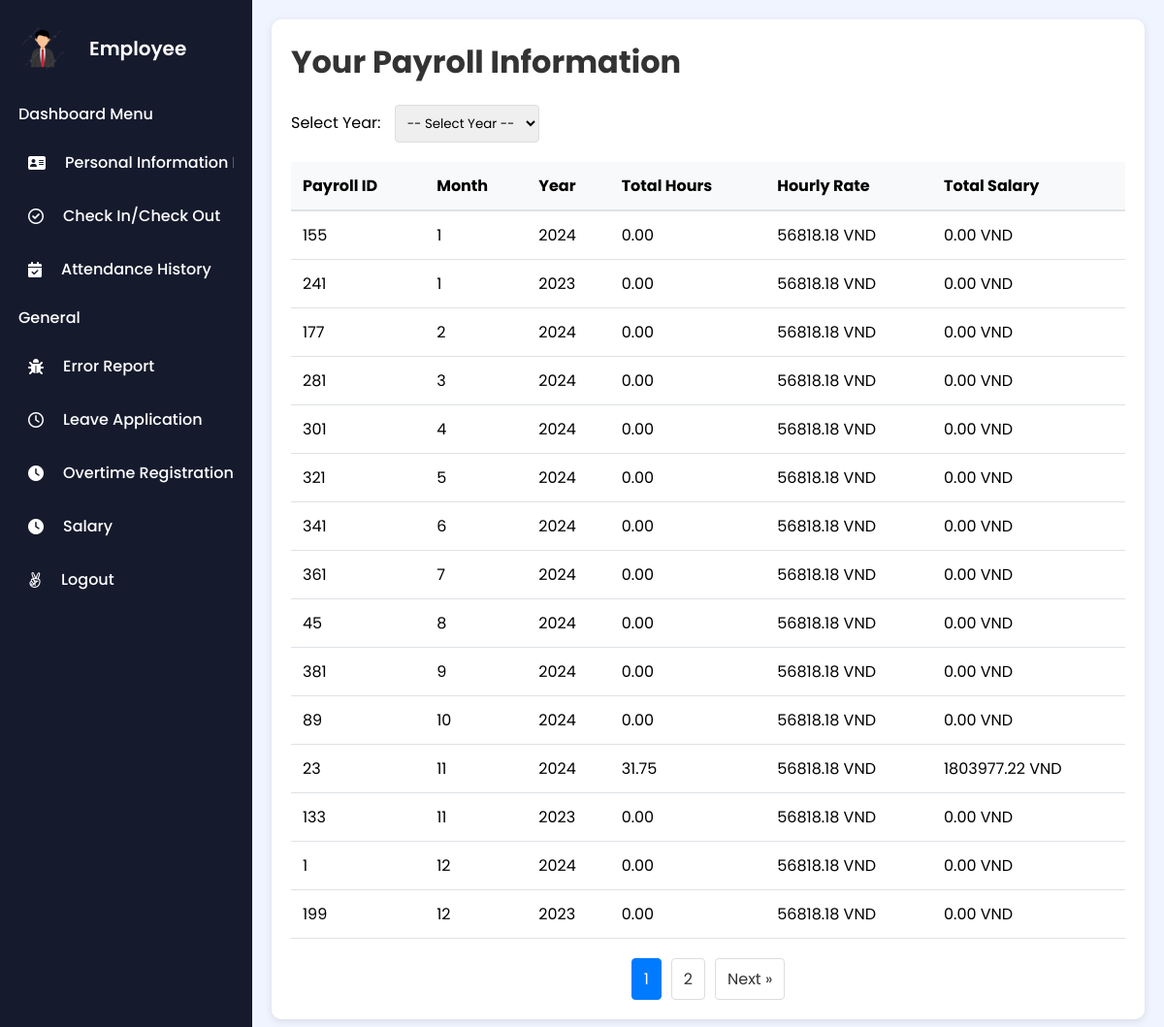
/index.php?action=viewEmployeePayroll (signed in), run on an earlier commit of the app's database.
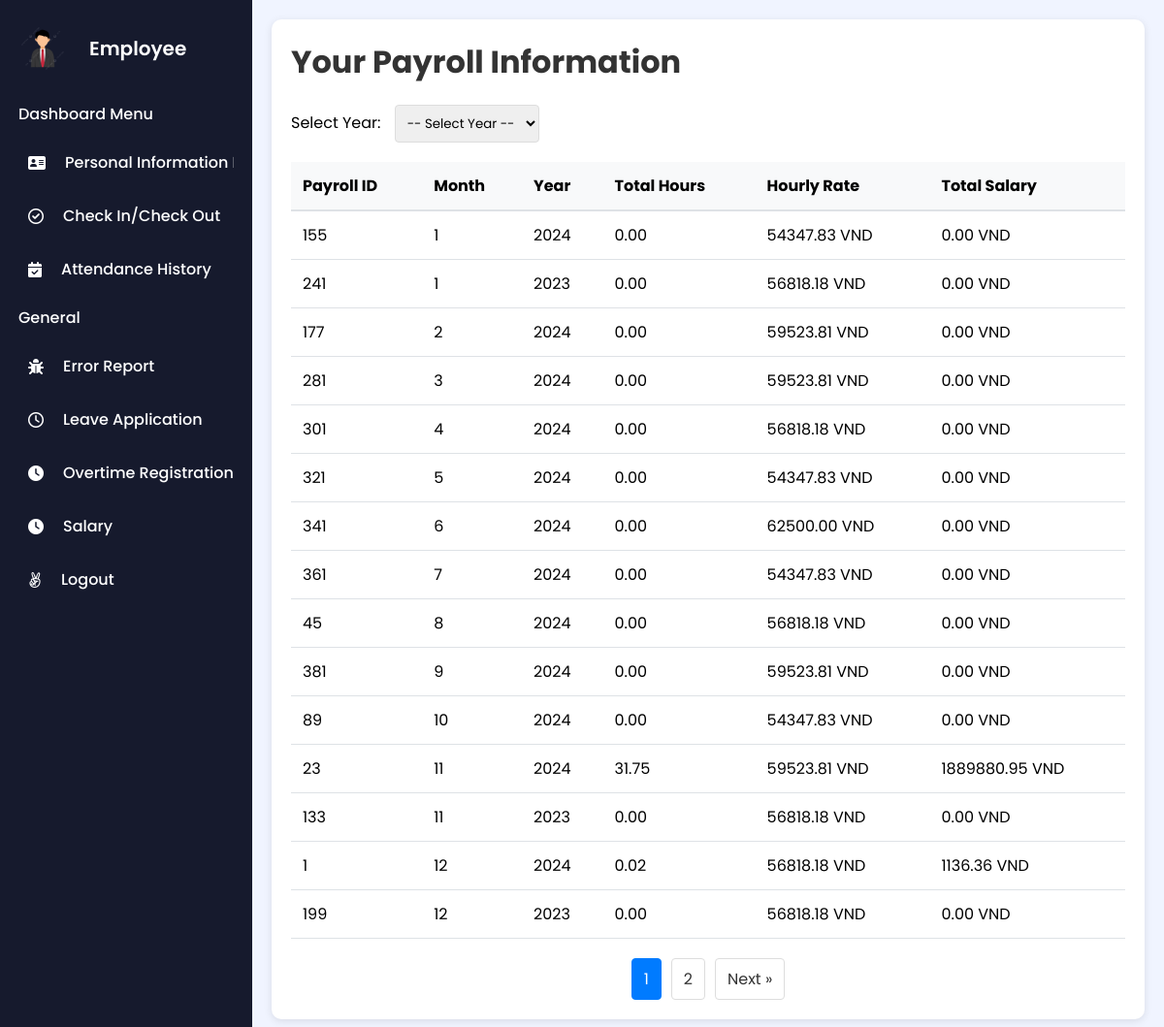
And on a later commit of the database.
### tables this page shows
CREATE TABLE `payroll` (
  `PayrollID` int(11) NOT NULL,
  `EmployeeID` int(11) NOT NULL,
  `Month` int(2) NOT NULL,
  `Year` int(4) NOT NULL,
  `TotalHours` decimal(10,2) NOT NULL,
  `HourlyRate` decimal(12,2) NOT NULL,
  `ActualSalary` decimal(12,2) NOT NULL DEFAULT 0.00
);

### controllers/Employee/EmployeePayrollController.php (called while the page is built)
<?php
require_once 'models/Employee/EmployeePayrollModel.php';
class EmployeePayrollController {
    private $model;
    public function __construct($dbConnection) {
        $this->model = new EmployeePayrollModel($dbConnection);
    }
    public function showPayroll($employeeId) {
        $year = isset($_GET['year']) ? $_GET['year'] : null;
        $page = isset($_GET['page']) ? (int)$_GET['page'] : 1;
        $totalPages = $this->model->getTotalPages($employeeId, $year);
        $page = max(1, min($page, $totalPages));
        $payrolls = $this->model->getEmployeePayroll($employeeId, $year, $page);
        include 'views/employee/salary/employee_payroll_view.php';
    }
}
?>

### models/Employee/EmployeePayrollModel.php (called while the page is built, shortened)
<?php
class EmployeePayrollModel {
    private $db;
    private $itemsPerPage = 15;
    public function __construct($dbConnection) {
        $this->db = $dbConnection;
    }
    public function getEmployeePayroll($employeeId, $year = null, $page = 1) {
        $offset = ($page - 1) * $this->itemsPerPage;
        $params = [$employeeId];
        $sql = "SELECT PayrollID, Month, Year, TotalHours, HourlyRate, ActualSalary
                FROM payroll
                WHERE EmployeeID = ?";
        $sql .= " ORDER BY Year DESC, Month DESC LIMIT " . $this->itemsPerPage . " OFFSET " . $offset;
        $stmt = $this->db->prepare($sql);
        $stmt->execute($params);
        return $stmt->fetchAll(PDO::FETCH_ASSOC);
    }
    public function getTotalPages($employeeId, $year = null) {
        $params = [$employeeId];
        $sql = "SELECT COUNT(*) as total FROM payroll WHERE EmployeeID = ?";
        $stmt = $this->db->prepare($sql);
        $stmt->execute($params);
        $result = $stmt->fetch(PDO::FETCH_ASSOC);
        return ceil($result['total'] / $this->itemsPerPage);
    }
}
?>

### views/employee/salary/employee_payroll_view.php (the view, shortened to what this page needs)
<!DOCTYPE html>
<html lang="en">
<head>
    <link rel="stylesheet" href="assets/css/Employee/employee_payroll_view.css">
</head>
<body>
    <div class="sidebar">
        <?php include 'views/layouts/sidebar.php'; ?>
    </div>
    <div class="main-content">
        <div class="payroll-container">
            <div class="payroll-header">
                <h1>Your Payroll Information</h1>
                <form method="GET" action="" class="year-filter">
                    <label for="year">Select Year:</label>
                    <select name="year" id="year" onchange="this.form.submit()">
                        <option value="">-- Select Year --</option>
                    </select>
                </form>
            </div>
            <div class="table-container">
                <table>
                    <thead>
                        <tr>
                            <th>Payroll ID</th>
                            <th>Month</th>
                            <th>Year</th>
                            <th>Total Hours</th>
                            <th>Hourly Rate</th>
                            <th>Total Salary</th>
                        </tr>
                    </thead>
                    <tbody>
                        <?php if (!empty($payrolls)): ?>
                            <?php
                            usort($payrolls, function($a, $b) {
                                return $a['Month'] - $b['Month'];
                            });
                            foreach ($payrolls as $payroll): ?>
                                <tr>
                                    <td><?= htmlspecialchars($payroll['PayrollID']) ?></td>
                                    <td><?= htmlspecialchars($payroll['Month']) ?></td>
                                    <td><?= htmlspecialchars($payroll['Year']) ?></td>
                                    <td><?= htmlspecialchars($payroll['TotalHours']) ?></td>
                                    <td><?= htmlspecialchars($payroll['HourlyRate']) ?> VND</td>
                                    <td><?= htmlspecialchars($payroll['ActualSalary']) ?> VND</td>
                                </tr>
                            <?php endforeach; ?>
                        <?php else: ?>
                            <tr>
                                <td colspan="6">No payroll data available for this employee.</td>
                            </tr>
                        <?php endif; ?>
                    </tbody>
                </table>
            </div>
            <?php if ($totalPages > 1): ?>
            <div class="pagination">
                <?php
                $yearParam = isset($_GET['year']) && !empty($_GET['year']) ? "&year=" . $_GET['year'] : "";
                ?>
                <?php for ($i = 1; $i <= $totalPages; $i++): ?>
                    <a href="?action=viewEmployeePayroll<?= $yearParam ?>&page=<?= $i ?>"
                       class="<?= $i === $page ? 'active' : '' ?>">
                        <?= $i ?>
                    </a>
                <?php endfor; ?>
                <?php if ($page < $totalPages): ?>
                    <a href="?action=viewEmployeePayroll<?= $yearParam ?>&page=<?= $page+1 ?>">Next &raquo;</a>
                <?php endif; ?>
            </div>
            <?php endif; ?>
        </div>
    </div>
</body>
</html>

### index.php (shortened to what this page needs)
<?php
require_once 'controllers/Accountant/SalaryDetailController.php';
require_once 'controllers/Employee/EmployeePayrollController.php';
require_once 'config.php';
$action = isset($_GET['action']) ? $_GET['action'] : 'login';
switch ($action) {
    case 'viewEmployeePayroll':
            $employeePayrollController = new EmployeePayrollController($pdo);
            $employeeId = $_SESSION['id'];
            $employeePayrollController->showPayroll($employeeId);
            break;
}
?>

### views/layouts/sidebar.php (shortened to what this page needs)
<!DOCTYPE html>
<html lang="en">
<head>
    <link rel="stylesheet" href="assets/css/sidebar.css" />
    <link rel="stylesheet" href="https://cdnjs.cloudflare.com/ajax/libs/font-awesome/6.0.0-beta3/css/all.min.css" />
</head>
<body>
    <aside class="sidebar">
        <div class="sidebar-header">
            <img src="assets/images/avatar.png" alt="Avatar" />
            <h2>Employee</h2>
        </div>
        <div class="sidebar-links">
            <h4>
                <span>Dashboard Menu</span>
            </h4>
            <li>
                <a href="index.php?action=profile">
                    <i class="fas fa-address-card"> </i> Personal Information
                    Dashboard</a>
            </li>
            <li>
                <a href="index.php?action=checkin">
                    <i class="far fa-check-circle"></i>Check In/Check Out</a>
            </li>
            <li>
                <a href="index.php?action=attendance">
                    <i class="fas fa-calendar-check"></i>Attendance History</a>
            </li>
            <h4>
                <span>General</span>
            </h4>
            <li>
                <a href="index.php?action=submitErrorReport"> <i class="fas fa-bug"></i>Error Report</a>
            </li>
            <li>
                <a href="index.php?action=submitLeaveRequest">
                    <i class="far fa-clock"></i>Leave Application</a>
            </li>
            <li>
                <a href="index.php?action=submitOT"><i class="fas fa-clock"></i>Overtime Registration</a>
            </li>
            <li>
                <a href="index.php?action=viewEmployeePayroll"><i class="fas fa-clock"></i>Salary</a>
            </li>
            <li>
                <a href="index.php?action=logout"> <i class="fab fa-angellist"></i>Logout </a>
            </li>
        </div>
    </aside>
</body>
</html>

### assets/css/Employee/employee_payroll_view.css (style rules this page uses)
body { font-family: Arial, sans-serif; background-color: #f4f4f4; margin: 0; padding: 0; }
h1 { color: #333; }
.sidebar { width: 250px; background-color: #f8f8f8; padding: 20px; }
.main-content { margin-left: 260px; padding: 20px; min-height: 100vh; background: #f0f4ff; }
.payroll-container { background: white; border-radius: 10px; box-shadow: 0 2px 8px rgba(0, 0, 0, 0.1); padding: 20px; min-height: calc(100vh - 40px); }
.payroll-header { margin-bottom: 20px; }
.payroll-header h1 { color: #333; margin-bottom: 20px; }
.year-filter { margin-bottom: 20px; }
.year-filter select { padding: 8px; border-radius: 4px; border: 1px solid #ddd; margin-left: 10px; }
.table-container { overflow-x: auto; margin-top: 20px; }
table { width: 100%; border-collapse: collapse; background: white; }
th { background-color: #f8f9fa; padding: 12px; text-align: left; border-bottom: 2px solid #dee2e6; white-space: nowrap; }
td { padding: 12px; border-bottom: 1px solid #dee2e6; }
.pagination { display: flex; justify-content: center; align-items: center; margin-top: 20px; gap: 10px; }
.pagination a { padding: 8px 12px; border: 1px solid #ddd; border-radius: 4px; text-decoration: none; color: #333; transition: all 0.3s ease; }
.pagination .active { background-color: #007bff; color: white; border-color: #007bff; }

### assets/css/sidebar.css (style rules this page uses)
* { margin: 0; padding: 0; box-sizing: border-box; font-family: "Poppins", sans-serif; }
body { min-height: 100vh; background: #f0f4ff; font-family: Arial, sans-serif; margin: 0; padding: 0; background-color: #f5f5f5; }
.sidebar { position: fixed; top: 0; left: 0; height: 100%; width: 80px; display: flex; overflow-x: hidden; flex-direction: column; background: #161a2d; padding: 25px 19px; transition: all 0.4s ease; }
.sidebar .sidebar-header { display: flex; align-items: center; }
.sidebar .sidebar-header img { width: 50px; border-radius: 55%; }
.sidebar .sidebar-header h2 { color: #fff; font-size: 1.25rem; font-weight: 600; white-space: nowrap; margin-left: 23px; }
.sidebar-links h4 { color: #fff; font-weight: 500; white-space: nowrap; margin: 10px 0; position: relative; }
.sidebar-links h4 span { opacity: 0; }
.sidebar-links { list-style: none; margin-top: 20px; height: 80%; overflow-y: auto; scrollbar-width: none; }
.sidebar-links li a { display: flex; align-items: center; gap: 0 20px; color: #fff; font-weight: 500; white-space: nowrap; padding: 15px 10px; text-decoration: none; transition: 0.2s ease; }

What changed in the data, as far as the page shows it:
changed payroll id 155: HourlyRate "56818.18" → "54347.83"
changed payroll id 177: HourlyRate "56818.18" → "59523.81"
changed payroll id 281: HourlyRate "56818.18" → "59523.81"
changed payroll id 321: HourlyRate "56818.18" → "54347.83"
changed payroll id 341: HourlyRate "56818.18" → "62500.00"
changed payroll id 361: HourlyRate "56818.18" → "54347.83"
changed payroll id 381: HourlyRate "56818.18" → "59523.81"
changed payroll id 89: HourlyRate "56818.18" → "54347.83"
changed payroll id 23: HourlyRate "56818.18" → "59523.81"; ActualSalary "1803977.22" → "1889880.95"
changed payroll id 1: TotalHours "0.00" → "0.02"; ActualSalary "0.00" → "1136.36"
